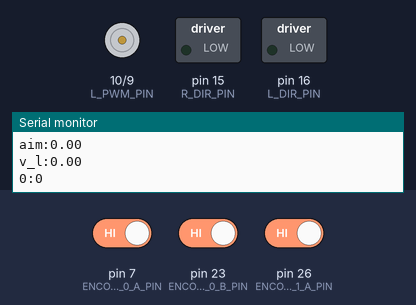
This sketch was run on a simulated Arduino Mega 2560, built with avr-gcc and run on an emulated ATmega2560. On the bench: motor-driver pin pairs drawn as motors (green arrow = first pin HIGH = forward, orange = second pin HIGH = backward, longer = more drive), switched loads named in the sketch (green lamp = pin HIGH), the last lines printed to the serial monitor. The inputs (shaded band) are chosen by the test bench; at power-on: pin 7 (ENCODER_0_A_PIN) HIGH, pin 23 (ENCODER_0_B_PIN) HIGH, pin 26 (ENCODER_1_A_PIN) HIGH.

Above: at 2.5 s.
At 5.58 s:
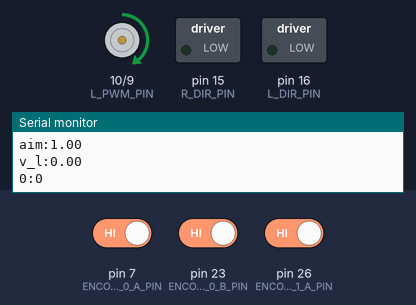
At 6.18 s:
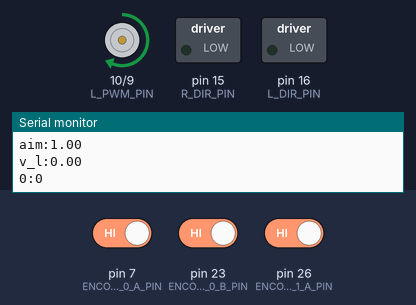
At 8.6 s:
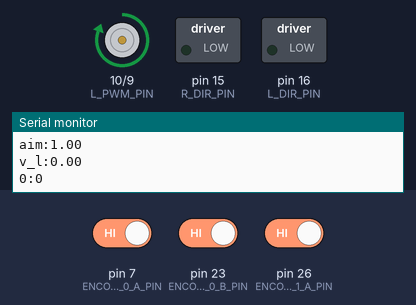
Timing chart, 0 to 13.3 s (numbered marks = the images above):
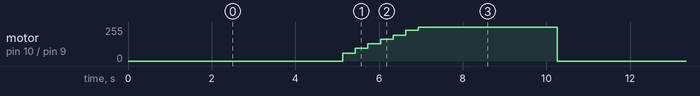

The sketch:

OscillateTest.ino
```cpp
// (licence header left out)
#include "PID.h"
#include "Kinematics.h"
#include "StepSignal.h"
#include "Motor.h"

Kinematics ki;
Motor motor;
PID pid_lspeed;
StepSignal step;

void setup() {
  Serial.begin(9600);
  delay(1);
  Serial.print("***RESET***");
  setupEncoder0();
  setupEncoder1();
  ki.init();
  motor.init();

  // PID参数的调整：对于极低的延迟，此三值分别为90 0.7 0.1
  // 对于300的delay，此三值分别为30 0.11 -950
  double Kp = 30;
  double Ki = 0.11;
  double Kd = -950;
  double I_limit = 5000;
  unsigned long PID_update_cycle_length = 0;

  pid_lspeed.init(Kp, Ki, Kd, I_limit, PID_update_cycle_length);  // P,I,D,积分限幅值（暂时没用，只是占位符），PID更新时间间隔（单位毫秒），系统本身能做到的最快的速度也就是500微秒更新一次
  /*
    笔记：
    1. PID更新时间间隔为500（接近自然极限）的时候是不太震荡的
    */
  step.init(5000, 1.0);
}

void loop() {

  ki.update();
  step.update();

  pid_lspeed.aim = step.value;           // 将阶跃信号的值设为速度控制PID的追踪对象
  pid_lspeed.cal(ki.v_l);                // 根据当前速度计算PID控制值
  motor.setPower(pid_lspeed.result, 0);  // 用PID结果控制电机

  if (step.value == 0) {
    pid_lspeed.reset();
    motor.setPower(0, 0);
  }

  //Serial.print("PID:");
  //Serial.println(pid_lspeed.result);

  Serial.print("1:");
  Serial.println(1);
  Serial.print("aim:");
  Serial.println(step.value);
  Serial.print("v_l:");
  Serial.println(ki.v_l);
  Serial.print("0:");
  Serial.println(0);


  delay(300);  // 用300调的参数，300的表现是一个开头部分震荡有点多的pid表现，320也不错

  // 1.可能是：pid wind up的问题：
  // 建立设置PId参数的规则
  // 保存现有的数据
  // 给delay上一个范围，用范围的数
}
```

Encoder.h
```cpp
// (licence header left out)
#ifndef _ENCODERS_H
#define _ENCODERS_H

#define ENCODER_0_A_PIN 7
#define ENCODER_0_B_PIN 23
#define ENCODER_1_A_PIN 26
//#define ENCODER_1_B_PIN Non-standard pin!

// Volatile Global variables used by Encoder ISR.
volatile long count_r; // 右轮 // used by encoder to count the rotation
volatile byte state_r;
volatile long count_l; // 左轮
volatile byte state_l;

#define code2dist 0.299675920792 // 编码乘以这个可以得到距离(单位：mm/读数)
#define pi 3.14159265            // π
#define code2angle 1.0047446     // 编码乘以这个可以得到轮子旋转的角度(单位：°/读数)
#define rad2deg 180 / 3.14159265 // 弧度转角度的方便参数
#define deg2rad 3.14159262 / 180 // 角度转弧度的方便参数
#define l 88.8                   // 两轮之间的距离约为88.8mm

// This ISR handles just Encoder 0
// ISR to read the Encoder0 Channel A and B pins
// and then look up based on  transition what kind of
// rotation must have occured.
ISR(INT6_vect)
{
    // We know that the ISR is only called when a pin changes.
    // We also know only 1 pin can change at a time.
    // The XOR(AB) signal change from "Channel A" triggers ISR.

    // First, Read in the new state of the encoder pins.
    // Standard pins, so standard read functions.
    boolean e0_B = digitalRead(ENCODER_0_B_PIN); // normal B state
    boolean e0_A = digitalRead(ENCODER_0_A_PIN); // XOR(AB)

    // Software XOR (^) logically infers
    // the true value of A given the state of B
    e0_A = e0_A ^ e0_B;

    // Shift our (new) current readings into bit positions
    // 2 and 3 in the state variable (current state)
    // State: (bit3)  (bit2)  (bit1)   (bit0)
    // State:  new B   new A   old B   old A
    state_r = state_r | (e0_B << 3);
    state_r = state_r | (e0_A << 2);

    // Handle which transition we have registered.
    // Complete this if statement as necessary.
    // Refer to the labsheet.
    if (state_r == 0 || state_r == 3 || state_r == 5 || state_r == 6 || state_r == 8 || state_r == 10 || state_r == 12 || state_r == 15)
    { // 0,3,5,6,8,10,12,15: 要么无变化，要么一次变了两个（无效）
    }
    else if (state_r == 1 || state_r == 7 || state_r == 8 || state_r == 14)
    { // 1,7,8,14: +1
        // count_r+=1
        count_r -= 1;
    }
    else if (state_r == 2 || state_r == 4 || state_r == 11 || state_r == 13)
    { // 2,4,11,13: -1
        // count_r -=1
        count_r += 1;
    } // Continue this if statement as necessary.

    // Shift the current readings (bits 3 and 2) down
    // into position 1 and 0 (to become prior readings)
    // This bumps bits 1 and 0 off to the right, "deleting"
    // them for the next ISR call.
    state_r = state_r >> 2;
}

// This ISR handles just Encoder 1
// ISR to read the Encoder0 Channel A and B pins
// and then look up based on  transition what kind of
// rotation must have occured.
ISR(PCINT0_vect)
{

    // First, Read in the new state of the encoder pins.

    // Mask for a specific pin from the port.
    // Non-standard pin, so we access the register
    // directly.
    // Reading just PINE would give us a number
    // composed of all 8 bits.  We want only bit 2.
    // B00000100 masks out all but bit 2
    // It is more portable to use the PINE2 keyword.
    boolean e1_B = PINE & (1 << PINE2);
    // boolean e1_B = PINE & B00000100;  // Does same as above.

    // Standard read from the other pin.
    boolean e1_A = digitalRead(ENCODER_1_A_PIN); // 26 the same as A8

    e1_A = e1_A ^ e1_B;

    // Create a bitwise representation of our states
    // We do this by shifting the boolean value up by
    // the appropriate number of bits, as per our table
    // header:
    //
    // State :  (bit3)  (bit2)  (bit1)  (bit0)
    // State :  New A,  New B,  Old A,  Old B.
    state_l = state_l | (e1_B << 3);
    state_l = state_l | (e1_A << 2);

    // Handle which transition we have registered.
    // Complete this if statement as necessary.
    // Refer to the labsheet.
    if (state_l == 0 || state_l == 3 || state_l == 5 || state_l == 6 || state_l == 8 || state_l == 10 || state_l == 12 || state_l == 15)
    { // 0,3,5,6,8,10,12,15: 要么无变化，要么一次变了两个（无效）
    }
    else if (state_l == 1 || state_l == 7 || state_l == 8 || state_l == 14)
    { // 1,7,8,14: +1
        // count_r+=1
        count_l -= 1;
    }
    else if (state_l == 2 || state_l == 4 || state_l == 11 || state_l == 13)
    { // 2,4,11,13: -1
        // count_r -=1
        count_l += 1;
    } // Continue this if statement as necessary.

    // Shift the current readings (bits 3 and 2) down
    // into position 1 and 0 (to become prior readings)
    // This bumps bits 1 and 0 off to the right, "deleting"
    // them for the next ISR call.
    state_l = state_l >> 2;
}

/*
   This setup routine enables interrupts for
   encoder1.  The interrupt is automatically
   triggered when one of the encoder pin changes.
   This is really convenient!  It means we don't
   have to check the encoder manually.
*/
void setupEncoder0()
{
    count_r = 0;

    // Setup pins for right encoder
    pinMode(ENCODER_0_A_PIN, INPUT);
    pinMode(ENCODER_0_B_PIN, INPUT);

    // initialise the recorded state of e0 encoder.
    state_r = 0;

    // Get initial state of encoder pins A + B
    boolean e0_A = digitalRead(ENCODER_0_A_PIN);
    boolean e0_B = digitalRead(ENCODER_0_B_PIN);
    e0_A = e0_A ^ e0_B;

    // Shift values into correct place in state.
    // Bits 1 and 0  are prior states.
    state_r = state_r | (e0_B << 1);
    state_r = state_r | (e0_A << 0);

    // Now to set up PE6 as an external interupt (INT6), which means it can
    // have its own dedicated ISR vector INT6_vector

    // Page 90, 11.1.3 External Interrupt Mask Register – EIMSK
    // Disable external interrupts for INT6 first
    // Set INT6 bit low, preserve other bits
    EIMSK = EIMSK & ~(1 << INT6); // 进行一系列处理前，先关闭INT6，这一条语句就是设EIMSK第六位为0的意思
    // EIMSK = EIMSK & B1011111; // Same as above.

    // Page 89, 11.1.2 External Interrupt Control Register B – EICRB
    // Used to set up INT6 interrupt
    EICRB |= (1 << ISC60); // using header file names, push 1 to bit ISC60 // 开EIRCB的第六位
    // EICRB |= B00010000; // does same as above

    // Page 90, 11.1.4 External Interrupt Flag Register – EIFR
    // Setting a 1 in bit 6 (INTF6) clears the interrupt flag.
    EIFR |= (1 << INTF6); // 清除EIFR的第六位（复位，以防之前已设为有中断，造成误响应）
    // EIFR |= B01000000;  // same as above

    // Now that we have set INT6 interrupt up, we can enable
    // the interrupt to happen
    // Page 90, 11.1.3 External Interrupt Mask Register – EIMSK
    // Disable external interrupts for INT6 first
    // Set INT6 bit high, preserve other bits
    EIMSK |= (1 << INT6); // 开EIMSK的INT6，使能中断输入
                          // EIMSK |= B01000000; // Same as above
}

void setupEncoder1()
{

    count_l = 0;

    // Setting up left encoder:
    // The Romi board uses the pin PE2 (port E, pin 2) which is
    // very unconventional.  It doesn't have a standard
    // arduino alias (like d6, or a5, for example).
    // We set it up here with direct register access
    // Writing a 0 to a DDR sets as input
    // DDRE = Data Direction Register (Port)E
    // We want pin PE2, which means bit 2 (counting from 0)
    // PE Register bits [ 7  6  5  4  3  2  1  0 ]
    // Binary mask      [ 1  1  1  1  1  0  1  1 ]
    //
    // By performing an & here, the 0 sets low, all 1's preserve
    // any previous state.
    DDRE = DDRE & ~(1 << DDE6);
    // DDRE = DDRE & B11111011; // Same as above.

    // We need to enable the pull up resistor for the pin
    // To do this, once a pin is set to input (as above)
    // You write a 1 to the bit in the output register
    PORTE = PORTE | (1 << PORTE2);
    // PORTE = PORTE | 0B00000100;

    // Encoder0 uses conventional pin 26
    pinMode(ENCODER_1_A_PIN, INPUT);
    digitalWrite(ENCODER_1_A_PIN, HIGH); // Encoder 1 xor

    // initialise the recorded state of e1 encoder.
    state_l = 0;

    // Get initial state of encoder.
    boolean e1_B = PINE & (1 << PINE2);
    // boolean e1_B = PINE & B00000100;  // Does same as above.

    // Standard read from the other pin.
    boolean e1_A = digitalRead(ENCODER_1_A_PIN); // 26 the same as A8

    // Some clever electronics combines the
    // signals and this XOR restores the
    // true value.
    e1_A = e1_A ^ e1_B;

    // Shift values into correct place in state.
    // Bits 1 and 0  are prior states.
    state_l = state_l | (e1_B << 1);
    state_l = state_l | (e1_A << 0);

    // Enable pin-change interrupt on A8 (PB4) for encoder0, and disable other
    // pin-change interrupts.
    // Note, this register will normally create an interrupt a change to any pins
    // on the port, but we use PCMSK0 to set it only for PCINT4 which is A8 (PB4)
    // When we set these registers, the compiler will now look for a routine called
    // ISR( PCINT0_vect ) when it detects a change on the pin.  PCINT0 seems like a
    // mismatch to PCINT4, however there is only the one vector servicing a change
    // to all PCINT0->7 pins.
    // See Manual 11.1.5 Pin Change Interrupt Control Register - PCICR

    // Page 91, 11.1.5, Pin Change Interrupt Control Register
    // Disable interrupt first
    PCICR = PCICR & ~(1 << PCIE0);
    // PCICR &= B11111110;  // Same as above

    // 11.1.7 Pin Change Mask Register 0 – PCMSK0
    PCMSK0 |= (1 << PCINT4);

    // Page 91, 11.1.6 Pin Change Interrupt Flag Register – PCIFR
    PCIFR |= (1 << PCIF0); // Clear its interrupt flag by writing a 1.

    // Enable
    PCICR |= (1 << PCIE0);
}

#endif
```

Kinematics.h
```cpp
// (licence header left out)
#ifndef KINEMATICS_H
#define KINEMATICS_H

#include "Encoder.h"

class Kinematics
{
public:
    double X_w = 0.0;     // 世界坐标系中的x坐标
    double Y_w = 0.0;     // 世界坐标系中的y坐标
    double theta_w = 0.0; // 世界坐标系中的theta，顺时针（往右拧）是正，逆时针（往左拧）是负

    double v_l = 0.0; // 左轮速度
    double v_r = 0.0; // 右轮速度

    long code_l = 0; // 左编码器的读数历史
    long code_r = 0; // 右编码器的读数历史

    long prev_time = 0; // 时间的历史值

    /**
     * @description:构造函数，必须存在，啥也不干
     */
    Kinematics() {}

    /**
     * @description: 初始化函数，除了初始化几个记录值以外，啥也不干
     */
    void init()
    {
        code_l = count_l;     // 初始化左电机编码值记录
        code_r = count_r;     // 初始化右电机编码值记录
        prev_time = micros(); // 初始化时间记录
    }

    void update()
    {
        // 读取左右编码器值的变化
        long code_l_delta = count_l - code_l;
        code_l = count_l;
        long code_r_delta = count_r - code_r;
        code_r = count_r;

        unsigned long delta_micros = micros() - prev_time; // millis()-prev_time; // 计算Δt

        if (delta_micros == 0)
        {
            return;
        }

        prev_time = micros(); // 更新时间值的记录

        double delta_time = (double)delta_micros / 1000; // 把时间差转换为单位为微秒的值，因为以前一直用的微秒，这个改了很多习惯了的数值会变，很麻烦


        // 算出左右轮子的大致速度
        v_l = (double)code_l_delta / (double)delta_time;
        v_r = (double)code_r_delta / (double)delta_time;

        // 算出左右轮子前进的距离
        double dist_l = code_l_delta * code2dist;
        double dist_r = code_r_delta * code2dist;
        // X_r = 1/2*(左轮里程+右轮里程)
        double X_r = 0.5 * (dist_l + dist_r);
        // theta_r = 1/2l(左轮里程-右轮里程)
        double theta_r = (dist_l - dist_r) / (2 * l / 2.25); //本轮更新中被加到位置中的角度变化量

        // ↑2.25是一个纯纯的矫正参量，在公式里本不该存在，所以记得校正

        // X_w += X_r*cos(theta_w)
        X_w += X_r * cos(theta_w);
        // Y_w += Y_r*sin(theta_w)
        Y_w += X_r * sin(theta_w);
        // theta_w += theta_r
        theta_w += theta_r;

        // 360度回到0度的计算：
        if (theta_w > 2 * pi)
        {
            theta_w -= 2 * pi;
        }
        else if (theta_w < -2 * pi)
        {
            theta_w += 2 * pi;
        }
    }

    void print()
    {
        Serial.print("v_l:");
        Serial.print(v_l);
        Serial.print(" v_r:");
        Serial.print(v_r);
        Serial.print(" X_w:");
        Serial.print(X_w);
        Serial.print(" Y_w:");
        Serial.print(Y_w);
        Serial.print(" θ:");
        Serial.println(theta_w * rad2deg);
    }
};

#endif
```

Motor.h
```cpp
// (licence header left out)
#ifndef MOTOR_H
#define MOTOR_H

/*
一些关于电机的备注：
1.电机PWM写负数的时候会相当于油门踩满
2.电机PWM写成小数的时候会自动取整
*/

#define L_DIR_PIN 16 // L_DIR_PIN or PN_L
#define R_DIR_PIN 15 // R_DIR_PIN or PN_R
#define L_PWM_PIN 10 // L_PWM_PIN or EN_L
#define R_PWM_PIN 9  // R_DIR_PIN or EN_R

#define FWD LOW  // LOW = 0x0
#define REV HIGH // HIGH = 0x1

class Motor
{
private:
    int LeftMotorPower = 0;  // 左侧电机当前PWM值
    int RightMotorPower = 0; // 右侧电机当前PWM值

public:
    Motor() // 构造函数，必须存在
    {
    }

    /**
     * @description: 初始化各个引脚，必须在使用电机前调用
     */
    void init()
    {
        pinMode(L_DIR_PIN, OUTPUT);
        pinMode(R_DIR_PIN, OUTPUT);
        pinMode(L_PWM_PIN, OUTPUT);
        pinMode(R_PWM_PIN, OUTPUT);
    }

    /**
     * @description: 驱动电机的方法
     * @param {int} L 左轮速度，接受正负输入
     * @param {int} R 右轮速度，接受正负输入
     */
    void setPower(int L, int R)
    {
        // 取控制量的绝对值
        int L_temp = abs(L);
        int R_temp = abs(R);

        // 不许大于255
        if (L_temp > 255)
            L_temp = 255;
        if (R_temp > 255)
            R_temp = 255;

        // 根据输入数字的正负写电机方向
        if (L > 0)
            digitalWrite(L_DIR_PIN, FWD);
        if (L < 0)
            digitalWrite(L_DIR_PIN, REV);
        if (R > 0)
            digitalWrite(R_DIR_PIN, FWD);
        if (R < 0)
            digitalWrite(R_DIR_PIN, REV);

        // 驱动电机
        if (L == 0)
            analogWrite(L_PWM_PIN, 0);
        else
        {
            // 死区14
            LeftMotorPower = (int)(L_temp); //* 0.945 + 14); //不含校正的驱动： LeftMotorPower = (int)(L_temp);
            analogWrite(L_PWM_PIN, LeftMotorPower);
        }
        if (R == 0)
            analogWrite(R_PWM_PIN, 0);
        else
        {
            // 死区17
            RightMotorPower = (int)(R_temp);// * 0.933 + 17); //不含校正的驱动： RightMotorPower = (int)(R_temp);
            analogWrite(R_PWM_PIN, RightMotorPower);
        }
        return;
    }
};

#endif
```

PID.h
```cpp
// (licence header left out)
#include "Arduino.h"

#ifndef PID_H
#define PID_H

/**
 * @description: PID类，具体使用方法参见头文件PID.h最开头的描述
 */
class PID
{
public:
  double Kp = 0.0; // P的系数
  double Ki = 0.0; // I的系数
  double Kd = 0.0; // D的系数

  double P = 0.0; // 计算后得到的P项
  double I = 0.0; // 计算后得到的I项
  double D = 0.0; // 计算后得到的D项

  double prev_I = 0.0;  // 积分（I）的历史累加值，计算I必须用到这个
  double I_limit = 0.0; // 如果要用到积分限幅：这就是积分限幅上限值的储存位置

  double prev_e = 0.0; // 误差值（e）的历史记录，计算微分（D）必须用到这个

  double aim = 0.0; // PID控制的目标，要让被控量追踪这个aim值

  double result = 0.0; // PID的计算结果
  double e = 0.0;      // 误差（error）信号

  unsigned long prev_time = 0; // 时间记录，算微分积分必须用到这个

  unsigned long update_cycle_length = 100000; // 单位为毫秒（=0.001微秒/millis），两次update()的时长超过此变量的值，则进行更新，不然update会直接return，初始值100微秒

  // 构造函数，必须存在，里面啥也没有
  PID()
  {
  }

  /**
   * @description: PID的初始化函数，内容主要是把所有值设为0，把时间记录更新为当前时间，接受输入的三个参数以及积分限幅值
   * @param {double} Kp_ P项参数
   * @param {double} Ki_ I项参数
   * @param {double} Kd_ D项参数
   * @param {double} I_limit_ 积分限幅的上限值
   * @param {unsigned long} update_cycle 设置两次update()的时间间隔应为多少
   */
  void init(double Kp_, double Ki_, double Kd_, double I_limit_, unsigned long update_cycle)
  {
    Kp = Kp_;
    Ki = Ki_;
    Kd = Kd_;

    P = 0.0;
    I = 0.0;
    D = 0.0;

    prev_I = 0.0;
    I_limit = I_limit_;

    prev_e = 0.0;

    aim = 0.0;

    result = 0.0;
    e = 0.0;

    prev_time = micros();

    update_cycle_length = update_cycle;
    return;
  }

  /**
   * @description: 即为update，计算pid控制值
   * @param {double} y 被控对象的当前值
   * @return  无return，但是会更新PID.result，即PID计算结果
   */
  void cal(double y)
  {

    // 计算时间间隔：
    unsigned long delta_micros = micros() - prev_time;

    if (delta_micros < update_cycle_length) // 如果根据设好的时间间隔，还不到该更新的时候：
    {
      return; // 直接结束
    }

    prev_time = micros(); // 更新时间历史记录到现在

    e = aim - y; // 计算被控量y与控制目标（跟随目标）aim的差距e

    if (e != e)
    { // 解释：有时候e会是NaN，不知道这么回事，但是NaN是不等于自己的，所以利用这个if可以排除掉
      return;
    }

    double delta_time = (double)delta_micros / 1000; // 把时间变化量重新缩放到毫秒为单位

    // P计算：
    P = e * Kp;

    // I计算
    prev_I += delta_time * e;
    I = Ki * prev_I;

    // D计算
    double delta_e = e - prev_e;
    D = (delta_e / delta_time) * Kd;

    // 积分限幅

    if (abs(I) > I_limit)
    { // 如果积分项超出限制范围，则清空积分历史值，并把本轮计算的I也赋为0
      I = 0;
      prev_I = 0;
    }

    result = P + I + D;

    prev_e = e; // 记录e值,给下次计算用
  }

  /**
   * @description: 重设PID的各项值，此函数使用后PID会回到刚刚初始化的状态，但会保持三项参数及积分限幅值不变
   */
  void reset()
  {
    init(Kp, Ki, Kd, I_limit, update_cycle_length);
    return;
  }
};

#endif
```

Source omitted: StepSignal.h (2368 bytes)

Measured:
- by itself, motor on pin 10 (L_PWM_PIN) / pin 9 (R_PWM_PIN): repeats every 10.3 s: forward 96/255 0.30 s, forward 129/255 0.30 s, forward 162/255 0.30 s, forward 195/255 0.30 s, forward 229/255 0.30 s, forward 255/255 3.3 s, stopped 5.1 s, forward 229/255 0.30 s
